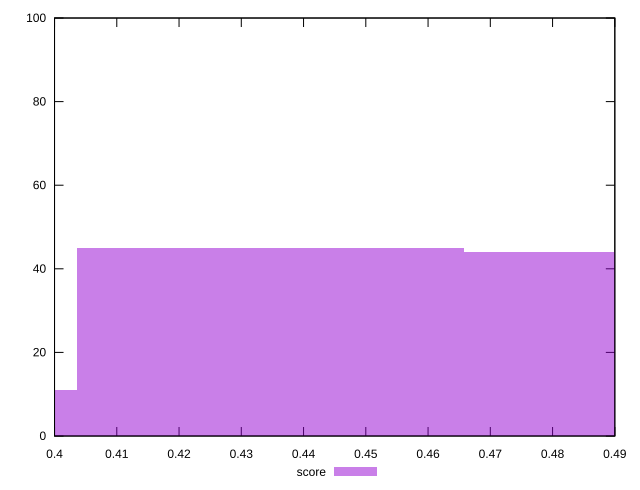

Write gnuplot code to recreate this figure.
reset

$score <<EOF
0.4967692099534287 44
0.37257690746507155 11
0.4346730587092501 45
EOF

set key outside below
set boxwidth 0.06209615124417859
set xrange [0.4:0.49]
set yrange [0:100]
set trange [0:100]
set style fill transparent solid 0.5 noborder
set terminal svg size 640, 490 enhanced background rgb 'white'
set output "reports/report_00032_2021-02-25T10-28-15.087Z/render-blocking-resources/samples/astro/score/histogram.svg"

plot $score title "score" with boxes

reset
